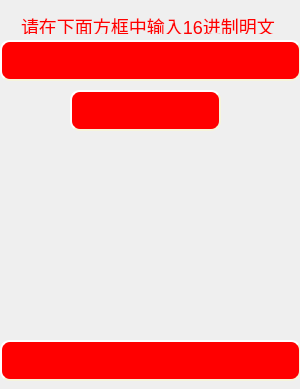
<?xml version="1.0" encoding="UTF-8"?>
<ui version="4.0">
 <class>Dialog</class>
 <widget class="QDialog" name="Dialog">
  <property name="geometry">
   <rect>
    <x>0</x>
    <y>0</y>
    <width>300</width>
    <height>389</height>
   </rect>
  </property>
  <property name="windowTitle">
   <string>Dialog</string>
  </property>
  <property name="styleSheet">
   <string notr="true">background-image: url(:/new/images/images/1.jpg);</string>
  </property>
  <widget class="QPushButton" name="pushButton">
   <property name="geometry">
    <rect>
     <x>70</x>
     <y>90</y>
     <width>151</width>
     <height>41</height>
    </rect>
   </property>
   <property name="styleSheet">
    <string notr="true">background-color: red;
background-image: url(:/new/images/images/1.fw.png);
    border-style: outset;
    border-width: 2px;
    border-radius: 10px;
    border-color: beige;
    font: bold 22px;
    padding: 6px;
    color:red;</string>
   </property>
   <property name="text">
    <string>进行加密</string>
   </property>
  </widget>
  <widget class="QLineEdit" name="lineEdit">
   <property name="geometry">
    <rect>
     <x>0</x>
     <y>40</y>
     <width>301</width>
     <height>41</height>
    </rect>
   </property>
   <property name="styleSheet">
    <string notr="true">background-color: red;
background-image: url(:/new/images/images/1.fw.png);
    border-style: outset;
    border-width: 2px;
    border-radius: 10px;
    border-color: beige;
    font: bold 22px;
    padding: 6px;
    color:red;</string>
   </property>
  </widget>
  <widget class="QLabel" name="label">
   <property name="geometry">
    <rect>
     <x>21</x>
     <y>18</y>
     <width>261</width>
     <height>16</height>
    </rect>
   </property>
   <property name="styleSheet">
    <string notr="true">font-size:18px;
color:red;</string>
   </property>
   <property name="text">
    <string>请在下面方框中输入16进制明文</string>
   </property>
  </widget>
  <widget class="QLineEdit" name="lineEdit_2">
   <property name="geometry">
    <rect>
     <x>0</x>
     <y>340</y>
     <width>301</width>
     <height>41</height>
    </rect>
   </property>
   <property name="styleSheet">
    <string notr="true">background-color: red;
background-image: url(:/new/images/images/1.fw.png);
    border-style: outset;
    border-width: 2px;
    border-radius: 10px;
    border-color: beige;
    font: bold 22px;
    padding: 6px;
    color:red;</string>
   </property>
  </widget>
 </widget>
 <resources/>
 <connections/>
</ui>
